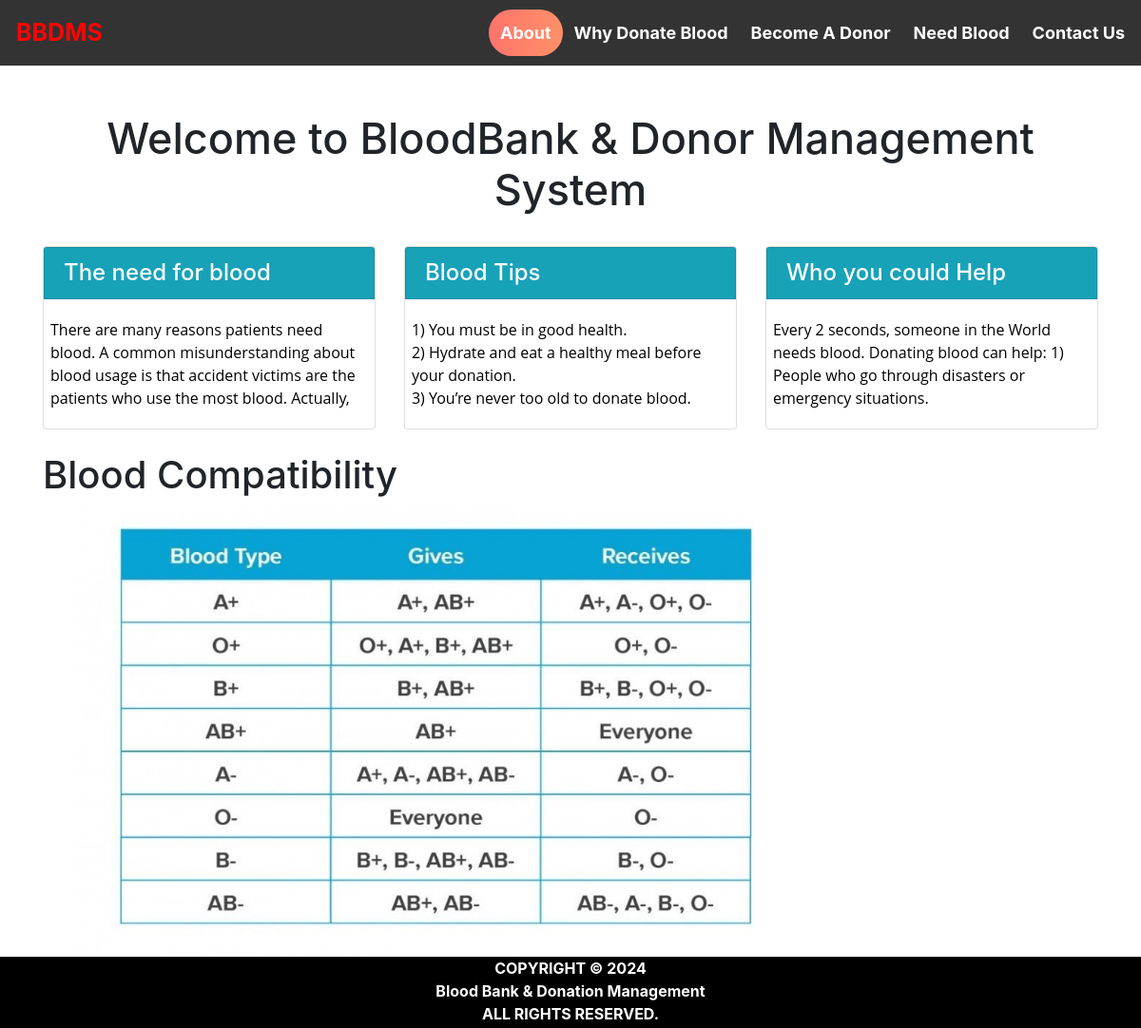
The app's page /doner_corner.php with its own data.
### tables this page shows
create table pages(
page_id int NOT NULL auto_increment UNIQUE,
page_name varchar(255) NOT NULL,
page_type varchar(255) NOT NULL,
page_data longtext NOT NULL
);

### doner_corner.php (the view, shortened to what this page needs)
<html>
<head>
  <link rel="stylesheet" href="https://maxcdn.bootstrapcdn.com/bootstrap/4.5.2/css/bootstrap.min.css">
</head>
<body>
<?php
include('head.php');
?>
<div id="page-container" style="margin-top:50px; position: relative;min-height: 84vh;">
  <div class="container">
  <div id="content-wrap" style="padding-bottom:50px;">
    <h1 style="text-align:center;font-size:45px;">Welcome to BloodBank & Donor Management System</h1>
<br>
        <div class="row">
            <div class="col-lg-4 mb-4">
                <div class="card">
                    <h4 class="card-header card bg-info text-white" >The need for blood</h4>
                        <p class="card-body overflow-auto" style="padding-left:2%;height:120px;text-align:left;">
                          <?php
                            include 'conn.php';
                            $sql=$sql= "select * from pages where page_type='needforblood'";
                            $result=mysqli_query($conn,$sql);
                            if(mysqli_num_rows($result)>0)   {
                                while($row = mysqli_fetch_assoc($result)) {
                                  echo $row['page_data'];
                                }
                              }
                           ?>
                         </p>
                </div>
            </div>
            <div class="col-lg-4 mb-4">
                <div class="card">
                    <h4 class="card-header card bg-info text-white">Blood Tips</h4>
                    <p class="card-body overflow-auto" style="padding-left:2%;height:120px;text-align:left;">
                      <?php
                        include 'conn.php';
                        $sql=$sql= "select * from pages where page_type='bloodtips'";
                        $result=mysqli_query($conn,$sql);
                        if(mysqli_num_rows($result)>0)   {
                            while($row = mysqli_fetch_assoc($result)) {
                              echo $row['page_data'];
                            }
                          }
                       ?>
                     </p>
                        </div>
            </div>
            <div class="col-lg-4 mb-4">
                <div class="card">
                    <h4 class="card-header card bg-info text-white" >Who you could Help</h4>
                    <p class="card-body overflow-auto" style="padding-left:2%;height:120px;text-align:left;">
                      <?php
                        include 'conn.php';
                        $sql=$sql= "select * from pages where page_type='whoyouhelp'";
                        $result=mysqli_query($conn,$sql);
                        if(mysqli_num_rows($result)>0)   {
                            while($row = mysqli_fetch_assoc($result)) {
                              echo $row['page_data'];
                            }
                          }
                       ?>
                     </p>
                      </div>
            </div>
</div>
 <div class="blood_compa">
      <h1>Blood Compatibility</h1>
      <img src="image/blood_compatability.jpeg" style="height:500px" alt="Error" >
 </div>
<?php include('footer.php')
?>
</div>
</body>
</html>

### records on screen
pages: page_data "There are many reasons patients need blood. A common misunderstanding about blood usage is that accident victims are the patients who use the most blood. Actually,…"
pages: page_data "1) You must be in good health. 2) Hydrate and eat a healthy meal before your donation. 3) You’re never too old to donate blood."
pages: page_data "Every 2 seconds, someone in the World needs blood. Donating blood can help: 1) People who go through disasters or emergency situations."
